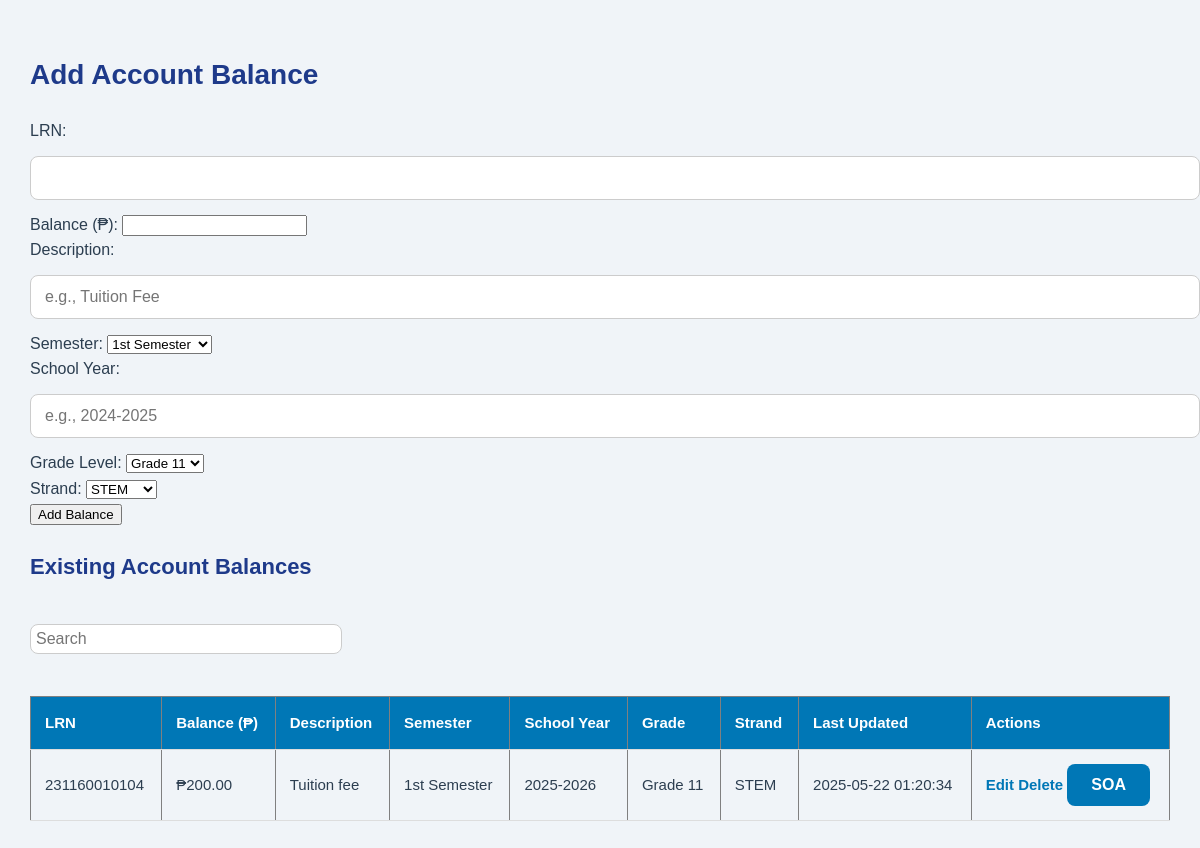
The page /balance.php on the database as committed earlier.
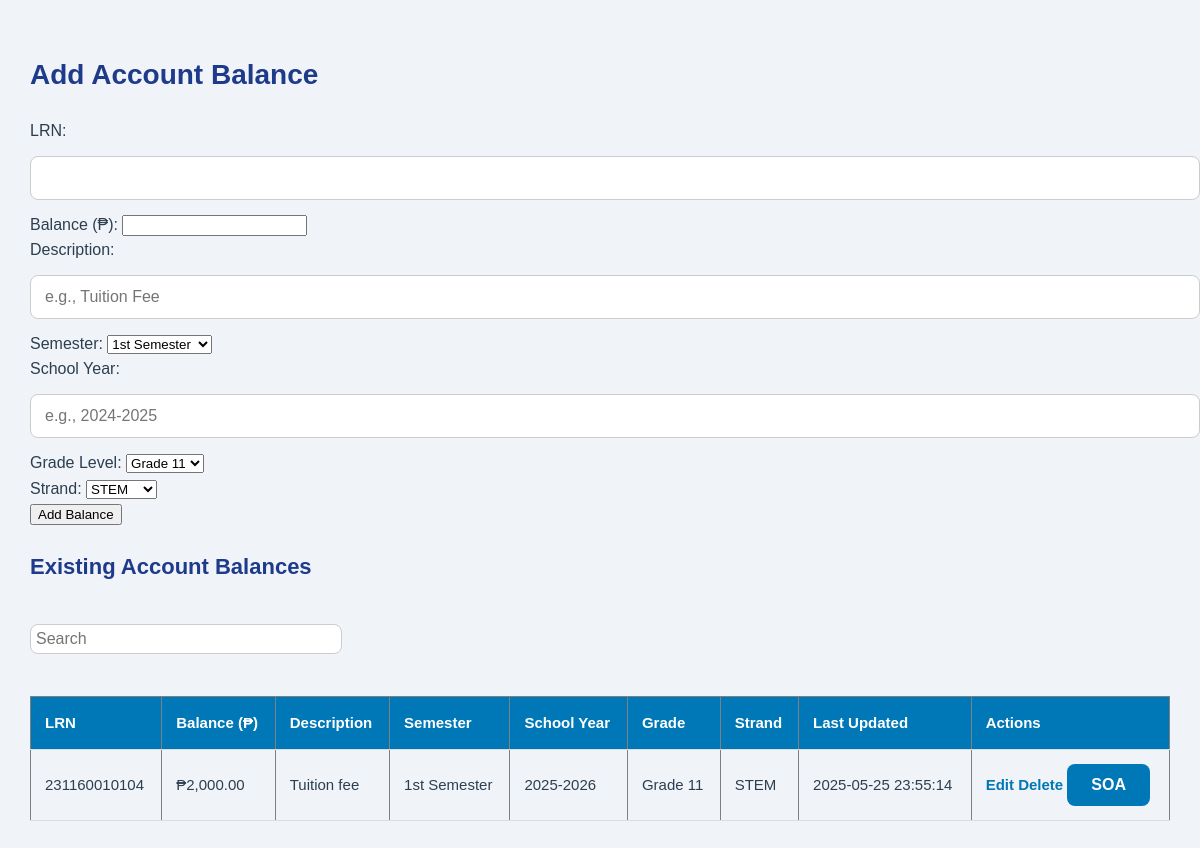
The same page on the database as committed later.
### tables this page shows
CREATE TABLE `account_balance` (
  `id` int(11) NOT NULL,
  `student_id` bigint(50) NOT NULL,
  `balance` varchar(50) NOT NULL,
  `description` varchar(255) DEFAULT NULL,
  `semester` varchar(50) DEFAULT NULL,
  `school_year` varchar(20) DEFAULT NULL,
  `grade_level` varchar(10) DEFAULT NULL,
  `strand` varchar(50) DEFAULT NULL,
  `date_updated` datetime DEFAULT current_timestamp() ON UPDATE current_timestamp()
);

### balance.php (the view, shortened to what this page needs)
<?php
include 'db.php';
?>
<!DOCTYPE html>
<html lang="en">
<head>
    <link rel="stylesheet" href="css/admin.css">
</head>
<body>
<h2>Add Account Balance</h2>
<form method="POST" action="balance.php">
    LRN: <input type="text" name="student_id" required><br>
    Balance (₱): <input type="number" step="0.01" name="balance" required><br>
    Description: <input type="text" name="description" placeholder="e.g., Tuition Fee" required><br>
    Semester:
    <select name="semester" required>
        <option value="1st Semester">1st Semester</option>
    </select><br>
    School Year: <input type="text" name="school_year" placeholder="e.g., 2024-2025" required><br>
    Grade Level:
    <select name="grade_level" required>
        <option value="Grade 11">Grade 11</option>
    </select><br>
    Strand:
    <select name="strand" required>
        <option value="STEM">STEM</option>
    </select><br>
    <input type="submit" value="Add Balance">
</form>
<h3>Existing Account Balances</h3>
<input type="text" id="searchInput" placeholder="Search" style="margin-top: 20px; padding: 5px; width: 300px;">
<table border="1" cellpadding="5">
<tr>
    <th>LRN</th>
    <th>Balance (₱)</th>
    <th>Description</th>
    <th>Semester</th>
    <th>School Year</th>
    <th>Grade</th>
    <th>Strand</th>
    <th>Last Updated</th>
    <th>Actions</th>
</tr>
<?php
$result = $conn->query("SELECT * FROM account_balance");
while ($row = $result->fetch_assoc()) {
    echo "<tr>
        <td>{$row['student_id']}</td>
        <td>₱" . number_format($row['balance'], 2) . "</td>
        <td>{$row['description']}</td>
        <td>{$row['semester']}</td>
        <td>{$row['school_year']}</td>
        <td>{$row['grade_level']}</td>
        <td>{$row['strand']}</td>
        <td>{$row['date_updated']}</td>
        <td>
            <a href='balance.php?edit={$row['student_id']}'>Edit</a>
            <a href='balance.php?delete={$row['student_id']}' onclick='return confirm(\"Delete this balance?\")'>Delete</a>
            <button type='button' onclick='generateSOA(\"{$row['student_id']}\", \"{$row['balance']}\", \"{$row['description']}\", \"{$row['semester']}\", \"{$row['school_year']}\", \"{$row['grade_level']}\", \"{$row['strand']}\")'>SOA</button>
        </td>
    </tr>";
}
?>
</table>
</body>
</html>

Rows that differ between the two databases and show on the page:
changed account_balance "Tuition fee": balance "200.00" → "2,000.00"; date_updated "2025-05-22 01:20:34" → "2025-05-25 23:55:14"
